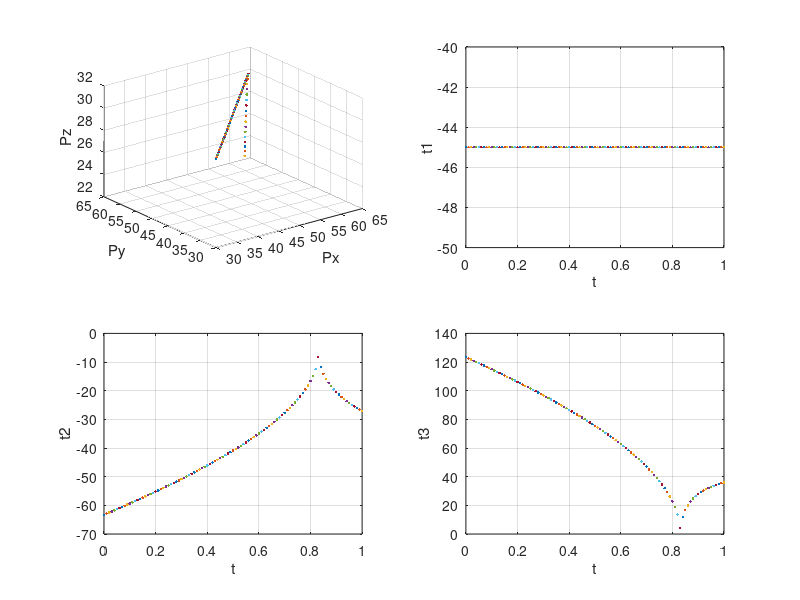

The MATLAB source for this figure:
xA = 30; yA = 30; zA = 30;
xB = 70; yB = 70; zB = 30;
l1 = 40; l2 = 50; l3 = 40;
for t = 0:0.01:1
    x = xA + (xB - xA)*t;
    y = yA + (yB - yA)*t;
    z = zA + (zB - zA)*t;
    
    t1 = atan2(-x,y);
    A = -x/sin(t1);
    B = z - l1;
    c3 = (A^2 + B^2 - l2^2 - l3^2)/(2*l2*l3);
    s3 = sqrt(abs(1 - c3^2));
    t3 = atan2(s3,c3); %angle 3
    
    c2 = A*(l3*c3 + l2) + B*(l3*s3);
    s2 = B*(l3*c3 + l2) - A*(l3*s3);
    t2 = atan2(s2,c2); %angle 2
    Px = -sin(t1)*(l3*cos(t2 + t3) + l2*cos(t2));
    Py = cos(t1)*(l3*cos(t2 + t3) + l2*cos(t2));
    Pz = l1 + l3*sin(t2 + t3) + l2*sin(t2);

    subplot(2,2,1);
    plot3(Px,Py,Pz,'.'); xlabel('Px'); ylabel('Py'); zlabel('Pz');
    hold on
    grid on
    subplot(2,2,2);
    plot(t,t1*(180/pi),'.'); xlabel('t'); ylabel('t1');
    hold on
    grid on
    subplot(2,2,3);
    plot(t,t2*(180/pi),'.'); xlabel('t'); ylabel('t2');
    hold on
    grid on
    subplot(2,2,4);
    plot(t,t3*(180/pi),'.'); xlabel('t'); ylabel('t3');
    hold on
    grid on
end
    
    